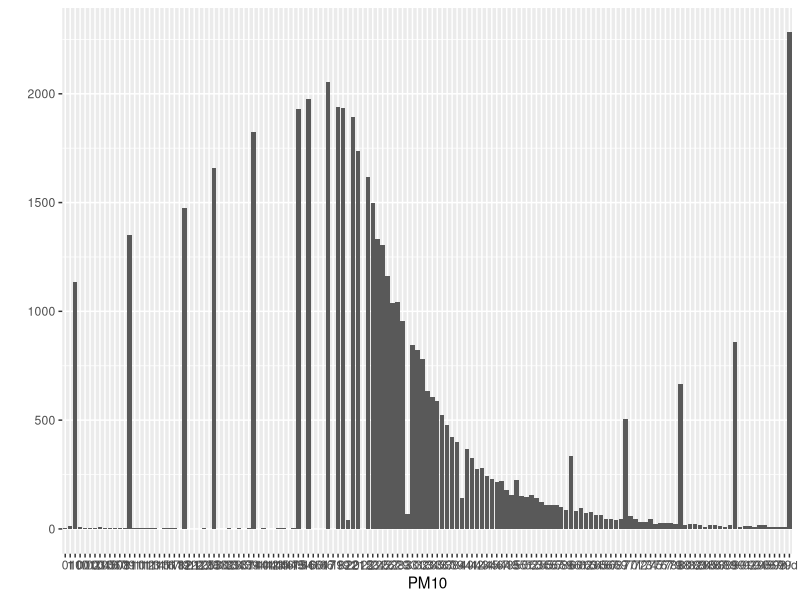
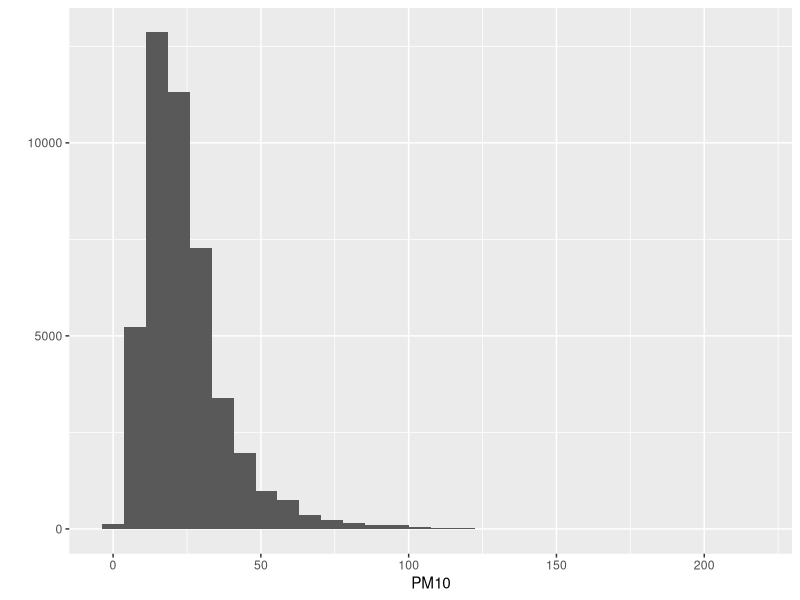
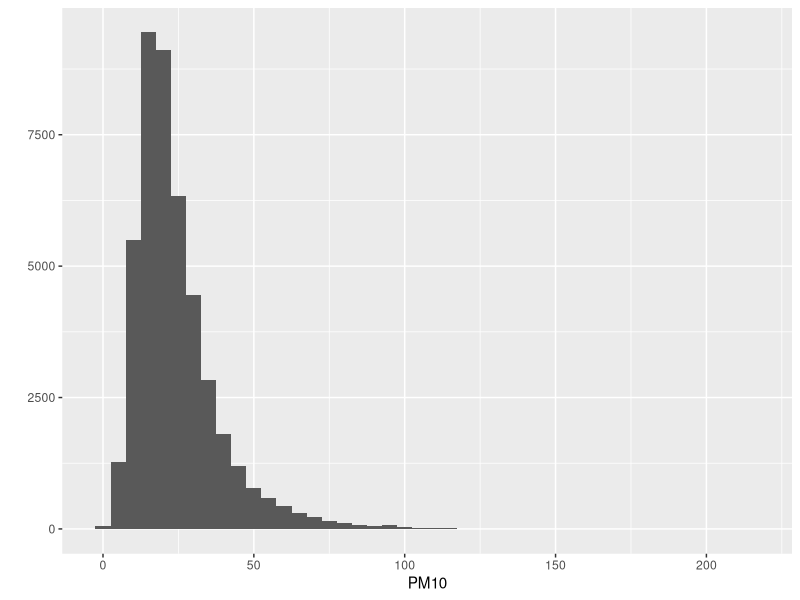
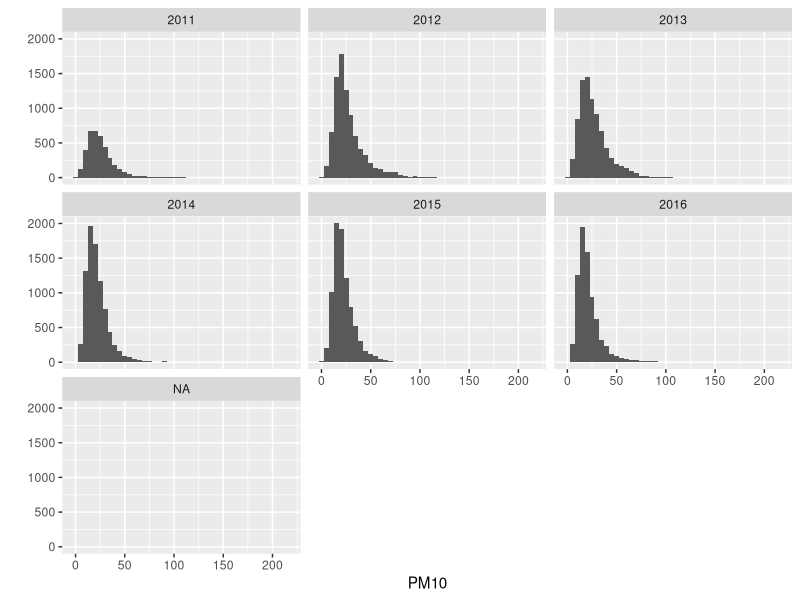
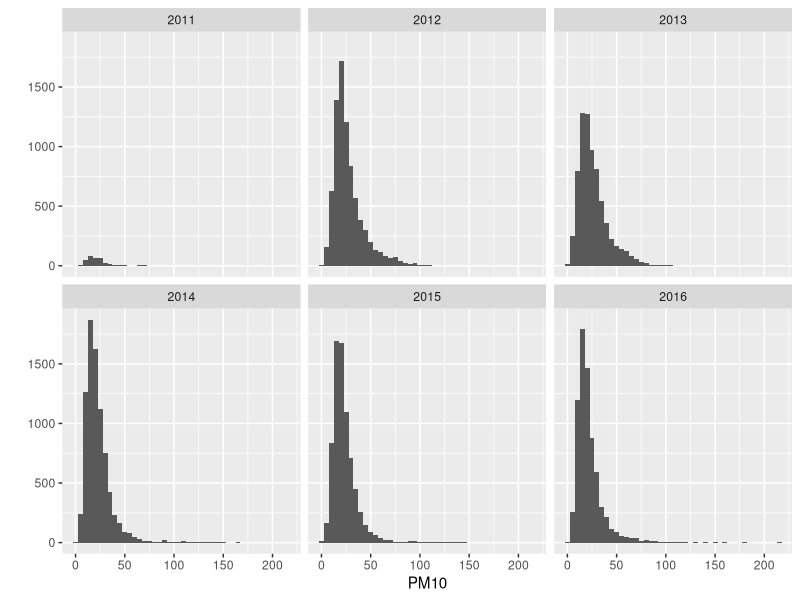
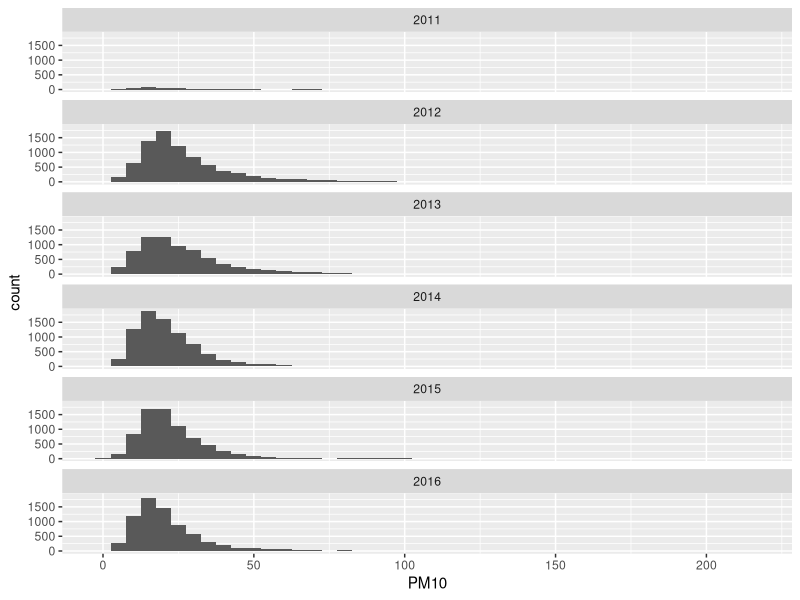
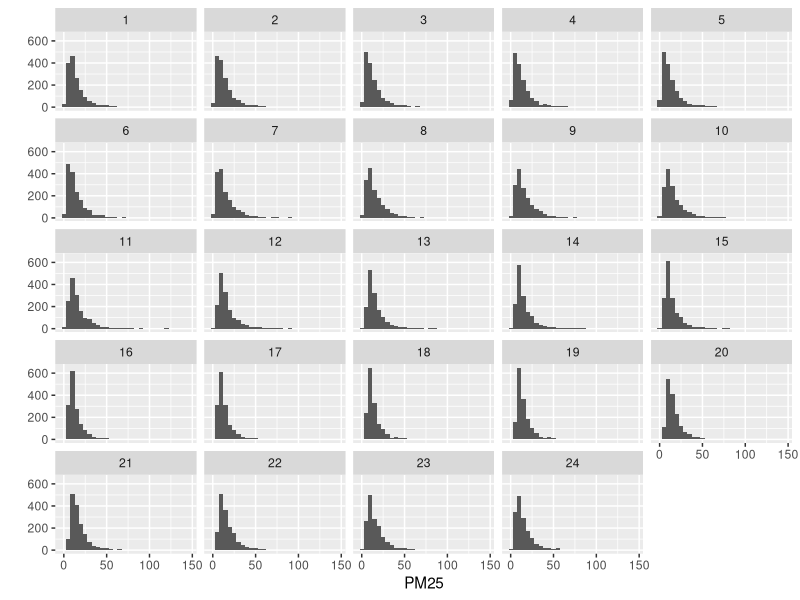
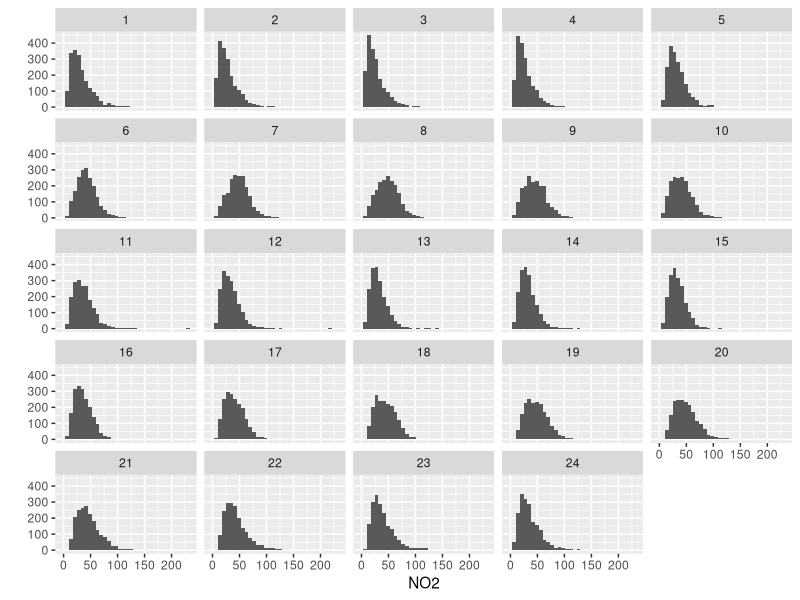

Write R code to recreate these figures, in order. (Note: this script raises an error after producing the figures.)
## ---- chunk 1
knitr::opts_chunk$set(echo = TRUE)
library(ggplot2)
library(tidyverse)
library(GGally)
## ---- chunk 2
airparif <- read.csv("airparif_centre_8_12_2016.csv", sep = ";", stringsAsFactors = FALSE)
#airparif <- read.csv("airparif_centre_8_12_2016.csv", sep = ";")

dim(airparif)
str(airparif)
summary(airparif)
head(airparif,20)
tail(airparif,20)

## ---- chunk 3

airparif$date <- as.Date(airparif$date, format = "%d/%m/%Y") 
str(airparif)

## ---- chunk 4

# remove 1st row
airparif <- airparif[-1,]

# make a copy
airparif$date2 <- airparif$date

airparif <- separate(airparif, date2, c("year", "month", "day"), sep="-")
str(airparif)

#fix malformed date for row 212
#airparif$date[212] <- "2011-07-20"

#try again
#airparif <- separate(airparif, date, c("year", "month", "day"), sep="-")

## ---- chunk 5

# get column names
names(airparif)


## ---- chunk 6

qplot(data = airparif, PM10)

## ---- chunk 7

str(airparif)

## ---- chunk 8

# create list of cols to convert
cols<- names(airparif)
cols.num <- cols[3:length(airparif)]

# convert pollutants to numeric
airparif[cols.num] <- lapply(airparif[cols.num], as.numeric)


# this converts everything to a list
# need to reconvert to df
airparif <- data.frame(airparif)
str(airparif)
summary(airparif)


# plot again
qplot(data = airparif, PM10)

# increase # of bins
qplot(data = airparif, PM10, binwidth = 5)


## ---- chunk 9
# by year
qplot(data = airparif, PM10, binwidth = 5, facets = ~year)

# remove the NA values
qplot(data = na.omit(airparif), PM10, binwidth = 5, facets = ~year)

# what were the max values for each year?
tapply(airparif$PM10, airparif$year, summary)

ggplot(aes(PM10), data = na.omit(airparif)) +
  geom_histogram(binwidth = 5) +
  facet_wrap(~year, ncol = 1)

## ---- chunk 10

qplot(data = na.omit(airparif), PM25, binwidth = 5, facets = ~heure)
qplot(data = airparif, NO2, binwidth = 7, facets = ~heure)
qplot(data = airparif, O3, binwidth = 3, facets = ~year)
qplot(data = na.omit(airparif), CO, facets = ~year)


## ---- chunk 11

ggplot(aes(x = as.factor(year), y = PM10), data = na.omit(airparif)) +
  geom_boxplot(na.rm = TRUE)

ggplot(aes(x = as.factor(year), y = PM25), data = airparif) +
  geom_boxplot()

ggplot(aes(x = as.factor(year), y = NO2), data = airparif) +
  geom_boxplot()

ggplot(aes(x = as.factor(year), y = O3), data = airparif) +
  geom_boxplot()

## ---- chunk 12

# create a sample
set.seed(888)
sample <- subset(airparif, select = c(PM10, PM25, NO2, O3, CO))
sample <- sample[sample(1:nrow(sample),2500),]

# look at correlations
ggpairs(sample, axisLabels = 'internal',
        lower = list(continuous = wrap("smooth", alpha=0.2, shape = I('.'))), 
        upper = list(combo = wrap("box", outlier.shape = I('.'))))
## ---- chunk 13
#summary <- airparif %>% group_by(day, month, year) %>% 
summary <- airparif %>% 
  group_by(date) %>% 
  summarise(PM10mean = mean(PM10),
            PM25mean = mean(PM25),
            NO2mean = mean(NO2),
            O3mean = mean(O3),
            COmean = mean(CO)) %>% 
  ungroup() %>% 
  group_by(year(date)) %>% 
  
summary2 <- airparif %>% 
  group_by(date) %>% 
  summarise_each(funs(mean), PM10, PM25, NO2, O3, CO) %>% 
  ungroup() 
  
PM10.summary$level <- cut(PM10.summary$PM10mean, breaks = c(0, 25, 50, 75, 100, 999), 
                          labels = c("very low", "low", "medium", "high", "very high"))


#mutate(yr.month = year * 100 + month) %>% 
  #group_by(yr.month) %>% 
  #arrange(yr.month)'''
  

head(summary)
tail(summary)

# plot trend

ggplot(aes(date, PM10mean), data = na.omit(summary)) +
  geom_line()


## ---- chunk 14

ggplot(aes(date, PM10mean), data = summary) +
  geom_line() +
  geom_hline(yintercept = 25, col = "green") +
  geom_hline(yintercept = 50, col = "yellow") +
  geom_hline(yintercept = 75, col = "orange") +
  geom_hline(yintercept = 100, col = "red")
## ---- chunk 15

# add a levels column to summary

#x <- list(1:3, 4:6)
#do.call(cbind, lapply(x, function(i) rowMeans(dat[, i])))


PM10.summary$level <- cut(PM10.summary$PM10mean, breaks = c(0, 25, 50, 75, 100, 999), 
                          labels = c("very low", "low", "medium", "high", "very high"))

## ---- chunk 16

yr.mon <- year(airparif$date) * 100 + month(airparif$date)
head(yr.mon)

